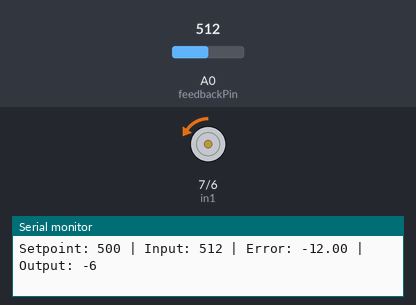
A sketch run on a simulated Arduino Uno, built with avr-gcc and run on an emulated ATmega328P. On the bench: motor-driver pin pairs drawn as motors (green arrow = first pin HIGH = forward, orange = second pin HIGH = backward, longer = more drive, scaled by the enable pin), the last lines printed to the serial monitor. The test bench sets the inputs (shaded band); at power-on: A0 (feedbackPin) = 512.

Above: at 1.2 s.
1.3 s: A0 (feedbackPin) set to 490
At 2.5 s:
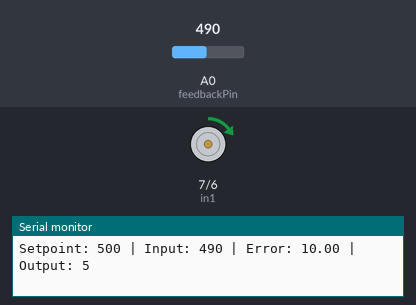
2.8 s: A0 (feedbackPin) set to 306
At 4.0 s:
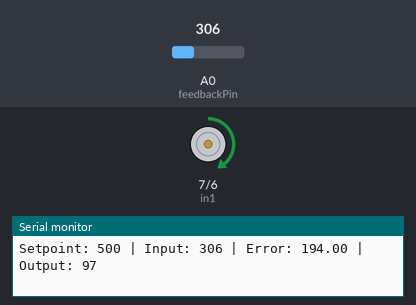
4.3 s: A0 (feedbackPin) set to 122
At 5.6 s:
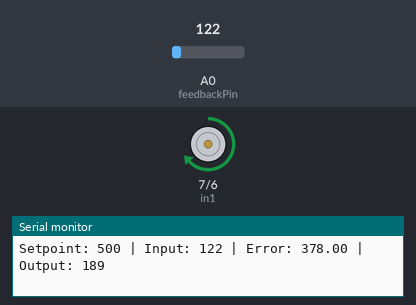
5.9 s: A0 (feedbackPin) set to 716
At 7.0 s:
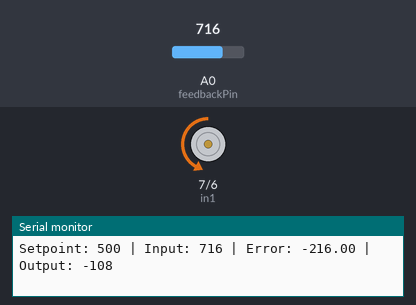
7.4 s: A0 (feedbackPin) set to 511
At 7.9 s:
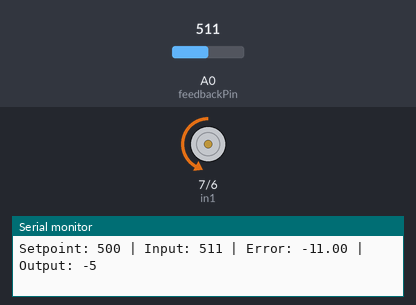
8.9 s: A0 (feedbackPin) set to 900
At 9.4 s:
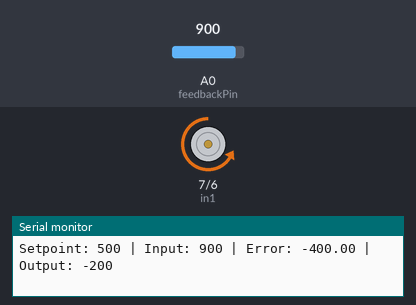
Timing chart, 0 to 11.5 s (numbered marks = the images above; inputs shaded):
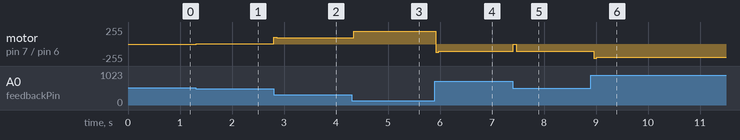

Measured:
- after the input at 1.3 s, motor on pin 7 (in1) / pin 6 (in2): backward 6/255 → forward 5/255 at once
- after the input at 2.8 s, motor on pin 7 (in1) / pin 6 (in2): forward 5/255 → forward 102/255 at once, → forward 97/255 0.06 s later
- after the input at 4.3 s, motor on pin 7 (in1) / pin 6 (in2): forward 97/255 → forward 194/255 after 0.05 s, → forward 189/255 0.06 s later
- after the input at 5.9 s, motor on pin 7 (in1) / pin 6 (in2): forward 189/255 → backward 125/255 at once, → backward 108/255 0.06 s later
- after the input at 7.4 s, motor on pin 7 (in1) / pin 6 (in2): backward 108/255 → stopped at once, → backward 108/255 0.06 s later
- after the input at 8.9 s, motor on pin 7 (in1) / pin 6 (in2): backward 108/255 → backward 211/255 after 0.05 s, → backward 200/255 0.06 s later

The sketch:

Program_Arduino.ino
```cpp
const int in1 = 7;
const int in2 = 6;
const int enA = 9;
const int feedbackPin = A0;

// === PID variables ===
float Kp = 0.5;
float Ki = 0.00;
float Kd = 0.03;

int setpoint = 500; // Target posisi (0–1023)
int input = 0;
float error = 0;
float integral = 0;
float derivative = 0;
float previousError = 0;
int output = 0;

void setup() {
  pinMode(in1, OUTPUT);
  pinMode(in2, OUTPUT);
  pinMode(enA, OUTPUT);
  Serial.begin(9600);
}

void loop() {
  // Baca input dari potensiometer
  input = analogRead(feedbackPin); // Nilai dari 0–1023

  // Hitung PID
  error = setpoint - input;
  integral += error;
  derivative = error - previousError;
  float pid = Kp * error + Ki * integral + Kd * derivative;
  previousError = error;

  // Batasi nilai output PWM
  output = constrain(pid, -255, 255);

  // Kendali arah dan kecepatan motor
  if (output > 0) {
    digitalWrite(in1, HIGH);
    digitalWrite(in2, LOW);
    analogWrite(enA, output);
  } else {
    digitalWrite(in1, LOW);
    digitalWrite(in2, HIGH);
    analogWrite(enA, -output);
  }

  // Tampilkan data ke Serial Monitor
  Serial.print("Setpoint: "); Serial.print(setpoint);
  Serial.print(" | Input: "); Serial.print(input);
  Serial.print(" | Error: "); Serial.print(error);
  Serial.print(" | Output: "); Serial.println(output);

  delay(20); // Sampling time
}
```
